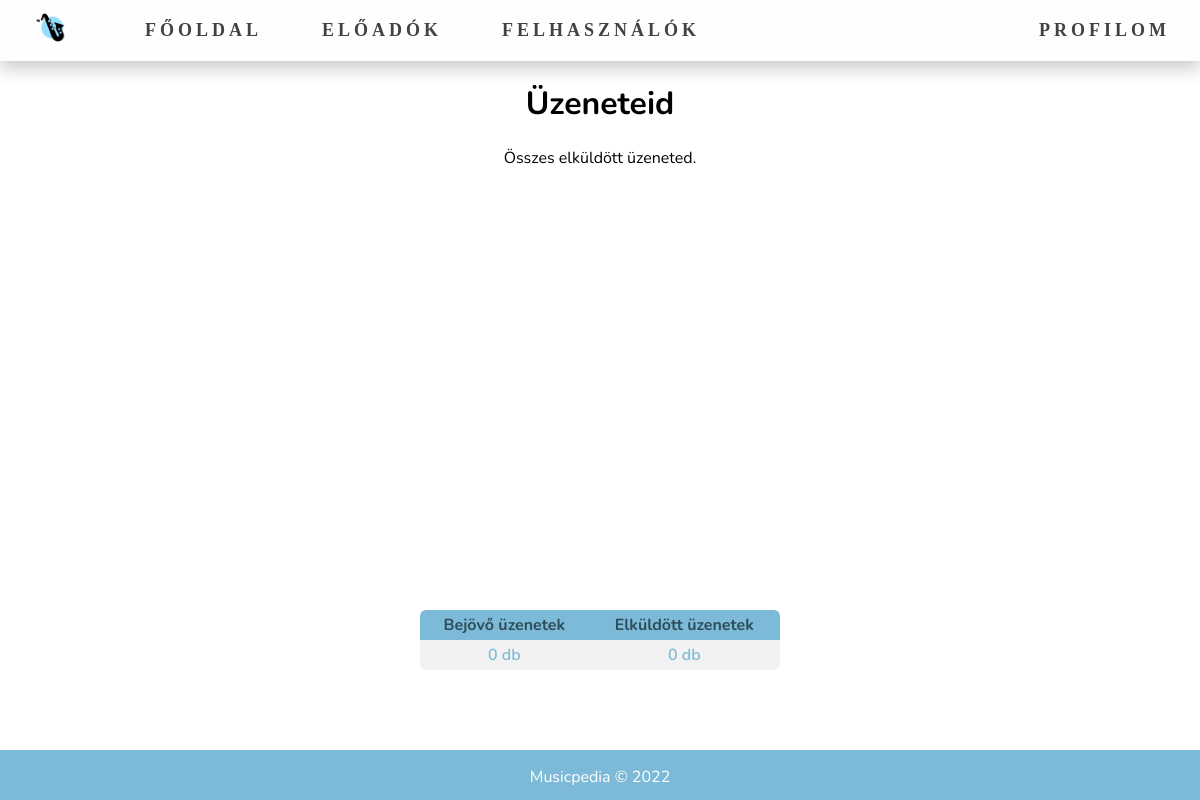
Page /messages_outbox.php (signed in) on the earlier database version.
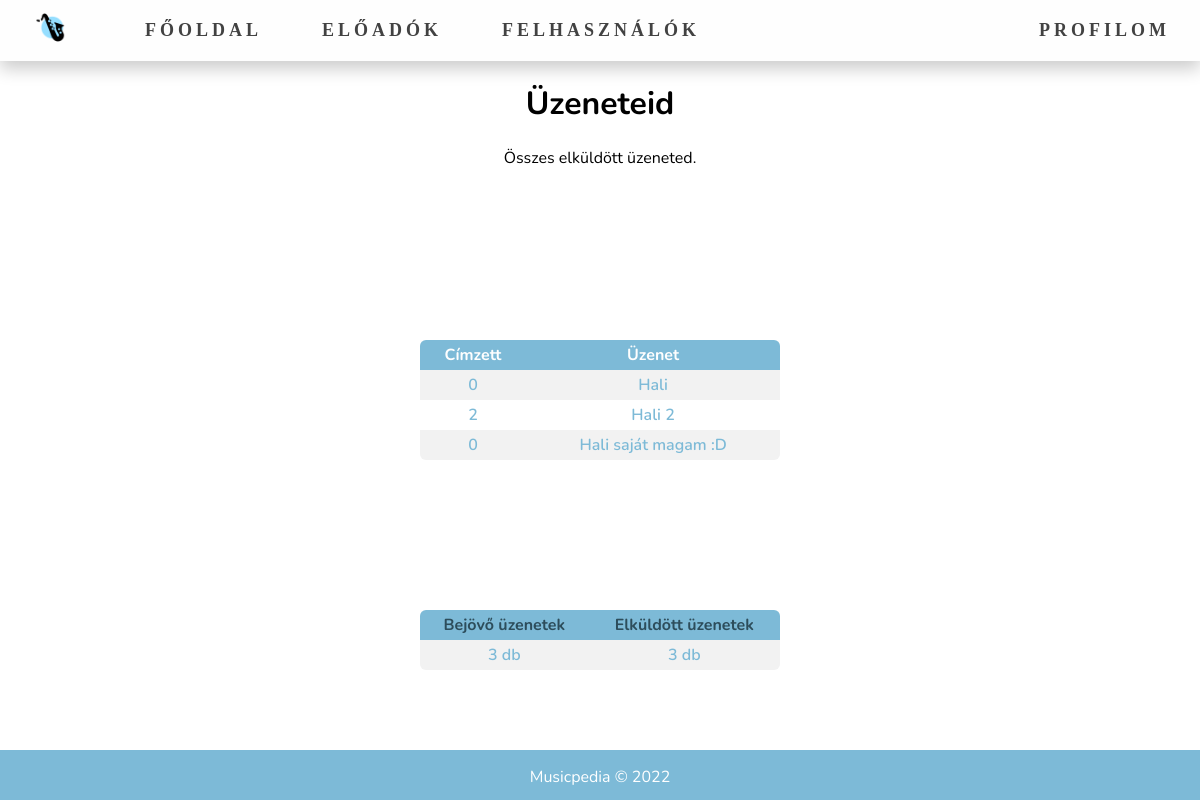
Same page on the later database version.
### tables this page shows
CREATE TABLE `messages` (
  `id` int(11) NOT NULL COMMENT 'message id',
  `time` datetime NOT NULL COMMENT 'sent at',
  `sender` int(11) NOT NULL COMMENT 'sender',
  `recipient` int(11) NOT NULL COMMENT 'recipient',
  `message` text NOT NULL COMMENT 'message'
);

### messages_outbox.php (the view, shortened to what this page needs)
<!DOCTYPE html>
<html lang="hu">
<head>
    <?php include './includes/head_auth.php'; ?>
</head>
<body>
<?php include './includes/navigation.php'; ?>
<main class="kontener">
    <header>
        <h1 class="header-felhasznalok">Üzeneteid</h1>
        <p>Összes elküldött üzeneted.</p>
    </header>
    <div class="wrapper">
        <?php
        include("./includes/connection.php");
        $sql = 'SELECT recipient AS id, message FROM messages WHERE sender = ?';
        $stmt = $conn->prepare($sql);
        $stmt->bind_param("i", $_SESSION["id"]);
        $stmt->execute();
        $result = $stmt->get_result();
        if ($result->num_rows > 0) {
            echo "<table class='messages-showcase'><tr><th id='messages-to'>Címzett</th><th id='messages-message'>Üzenet</th></tr>";
            while($row = $result->fetch_assoc()) {
                echo "<tr>
                            <td headers='messages-to'>" . $row["id"] . "</td>
                            <td headers='messages-message'>". $row["message"] . "</td>
                        </tr>";
            }
            echo "</table>";
        } else {
            echo "";
        }
        ?>
        <?php
            include("./includes/messages.php");
        ?>
    </div>
</main>
<?php include './includes/footer.php'; ?>
</body>
</html>

### includes/messages.php (shortened to what this page needs)
<?php
    include("connection.php");
    $sql = 'SELECT (SELECT COUNT(id) FROM messages WHERE recipient = ?) AS bejovo, (SELECT COUNT(id) FROM messages WHERE sender = ?) AS elkuldott;';
    $stmt = $conn->prepare($sql);
    $stmt->bind_param("ii", $_SESSION["id"], $_SESSION["id"]);
    $stmt->execute();
    $result = $stmt->get_result();
    if ($result->num_rows > 0) {
        echo "<table class='messages'><tr><th id='messages-bejovo'><a href='./messages_inbox.php'>Bejövő üzenetek</a></th><th id='messages-elkuldott'><a href='./messages_outbox.php'>Elküldött üzenetek</a></th></tr>";
        while($row = $result->fetch_assoc()) {
            echo "<tr>
                                        <td headers='messages-bejovo'>" . $row["bejovo"] . " db</td>
                                        <td headers='messages-elkuldott'>". $row["elkuldott"] . " db</td>
                                        </tr>";
        }
        echo "</table>";
    } else {
        echo "";
    }
?>

Differences in the rows shown:
added messages: recipient "0", message "Hali"
added messages: recipient "2", message "Hali 2"
added messages: recipient "0", message "Hali saját magam :D"
Other differences:
text now shown: "Címzett Üzenet"
new list line: "3 db 3 db"
list line gone: "0 db 0 db"
